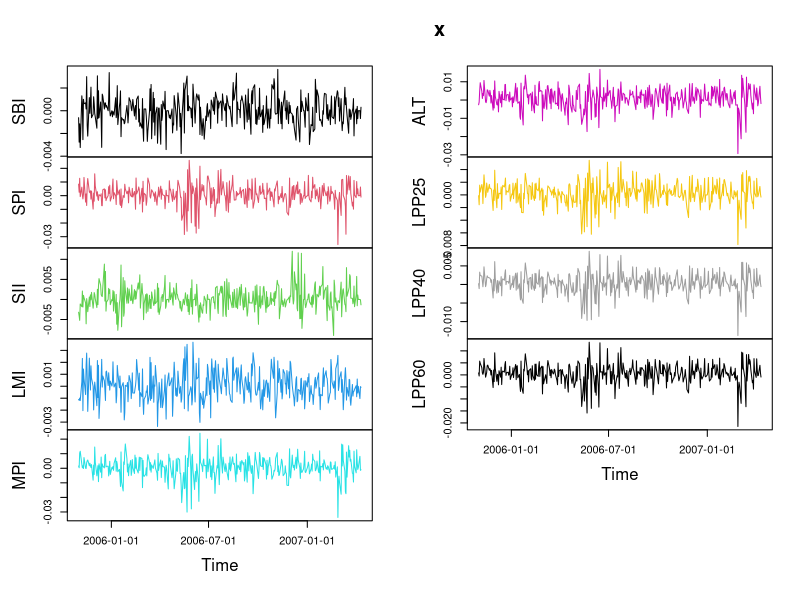
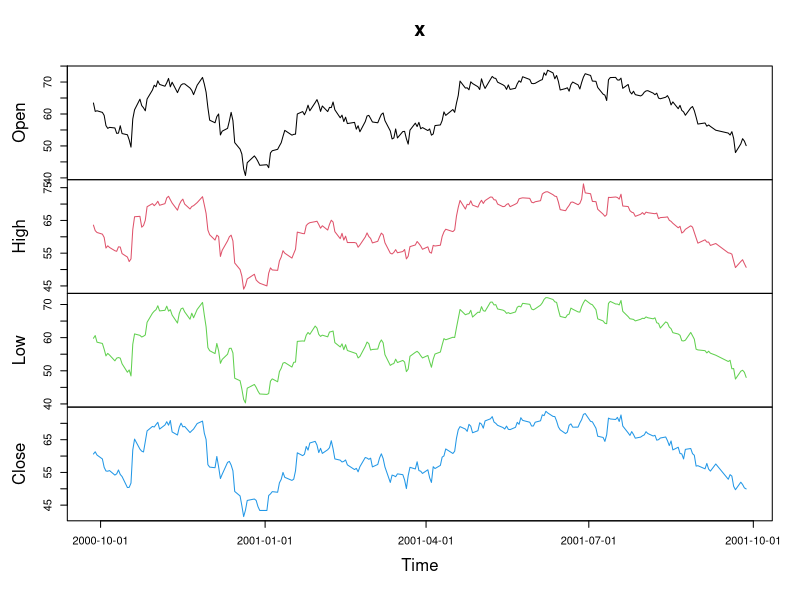
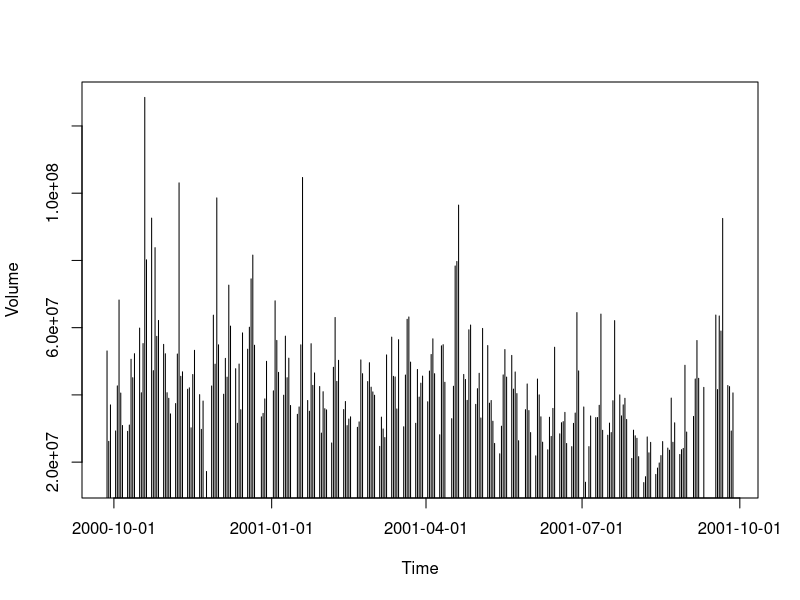

These figures' R source, in order:
library(timeSeries)


### Name: TimeSeriesData
### Title: Time Series Data Sets
### Aliases: TimeSeriesData LPP2005REC MSFT USDCHF
### Keywords: datasets

### ** Examples

## Plot LPP2005 Example Data Set -  
   data(LPP2005REC)
   plot(LPP2005REC, type = "l")
   
## Plot MSFT Example Data Set - 
   data(MSFT)
   plot(MSFT[, 1:4], type = "l")
   plot(MSFT[, 5], type = "h")
   
## Plot USDCHF Example Data Set - 
   # plot(USDCHF)
